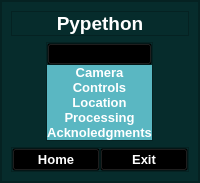
     <widget class="QFrame" name="slide_menu_container">
      <property name="maximumSize">
       <size>
        <width>100000</width>
        <height>16777215</height>
       </size>
      </property>
      <property name="styleSheet">
       <string notr="true">background-color: rgb(6, 44, 44);</string>
      </property>
      <property name="frameShape">
       <enum>QFrame::StyledPanel</enum>
      </property>
      <property name="frameShadow">
       <enum>QFrame::Raised</enum>
      </property>
      <layout class="QHBoxLayout" name="horizontalLayout_2">
       <property name="spacing">
        <number>0</number>
       </property>
       <property name="leftMargin">
        <number>0</number>
       </property>
       <property name="topMargin">
        <number>0</number>
       </property>
       <property name="rightMargin">
        <number>0</number>
       </property>
       <property name="bottomMargin">
        <number>0</number>
       </property>
       <item>
        <widget class="QFrame" name="slide_menu">
         <property name="minimumSize">
          <size>
           <width>0</width>
           <height>0</height>
          </size>
         </property>
         <property name="frameShape">
          <enum>QFrame::StyledPanel</enum>
         </property>
         <property name="frameShadow">
          <enum>QFrame::Raised</enum>
         </property>
         <layout class="QVBoxLayout" name="verticalLayout_5">
          <item alignment="Qt::AlignTop">
           <widget class="QFrame" name="frame">
            <property name="frameShape">
             <enum>QFrame::StyledPanel</enum>
            </property>
            <property name="frameShadow">
             <enum>QFrame::Raised</enum>
            </property>
            <layout class="QHBoxLayout" name="horizontalLayout_6">
             <property name="spacing">
              <number>0</number>
             </property>
             <property name="leftMargin">
              <number>0</number>
             </property>
             <property name="topMargin">
              <number>0</number>
             </property>
             <property name="rightMargin">
              <number>0</number>
             </property>
             <property name="bottomMargin">
              <number>0</number>
             </property>
             <item>
              <widget class="QLabel" name="label_2">
               <property name="font">
                <font>
                 <pointsize>14</pointsize>
                 <weight>75</weight>
                 <bold>true</bold>
                </font>
               </property>
               <property name="styleSheet">
                <string notr="true">color:rgb(255, 255, 255)</string>
               </property>
               <property name="text">
                <string>Pypethon</string>
               </property>
               <property name="alignment">
                <set>Qt::AlignCenter</set>
               </property>
              </widget>
             </item>
            </layout>
           </widget>
          </item>
          <item alignment="Qt::AlignHCenter">
           <widget class="QFrame" name="frame_6">
            <property name="sizePolicy">
             <sizepolicy hsizetype="Preferred" vsizetype="Expanding">
              <horstretch>0</horstretch>
              <verstretch>0</verstretch>
             </sizepolicy>
            </property>
            <property name="frameShape">
             <enum>QFrame::StyledPanel</enum>
            </property>
            <property name="frameShadow">
             <enum>QFrame::Raised</enum>
            </property>
            <layout class="QVBoxLayout" name="verticalLayout_6">
             <property name="spacing">
              <number>0</number>
             </property>
             <property name="leftMargin">
              <number>0</number>
             </property>
             <property name="topMargin">
              <number>0</number>
             </property>
             <property name="rightMargin">
              <number>0</number>
             </property>
             <property name="bottomMargin">
              <number>0</number>
             </property>
             <item>
              <widget class="QPushButton" name="pushButton_6">
               <property name="styleSheet">
                <string notr="true">background-color:transparent;</string>
               </property>
               <property name="text">
                <string/>
               </property>
               <property name="icon">
                <iconset>
                 <normaloff>../../../../Downloads/logo_pucp.png</normaloff>../../../../Downloads/logo_pucp.png</iconset>
               </property>
               <property name="iconSize">
                <size>
                 <width>200</width>
                 <height>70</height>
                </size>
               </property>
              </widget>
             </item>
             <item>
              <widget class="QPushButton" name="btn_camara">
               <property name="font">
                <font>
                 <pointsize>10</pointsize>
                 <weight>75</weight>
                 <bold>true</bold>
                </font>
               </property>
               <property name="styleSheet">
                <string notr="true">border: none;
    border-radius: 10px;
background-color: rgb(90,183, 194);
radius: 10px;
color: rgb(255, 255, 255);</string>
               </property>
               <property name="text">
                <string>Camera</string>
               </property>
               <property name="icon">
                <iconset>
                 <normaloff>Iconos/icons8-videocámara-pro-48.png</normaloff>Iconos/icons8-videocámara-pro-48.png</iconset>
               </property>
               <property name="iconSize">
                <size>
                 <width>45</width>
                 <height>45</height>
                </size>
               </property>
              </widget>
             </item>
             <item>
              <widget class="QPushButton" name="btn_control">
               <property name="font">
                <font>
                 <pointsize>10</pointsize>
                 <weight>75</weight>
                 <bold>true</bold>
                </font>
               </property>
               <property name="styleSheet">
                <string notr="true">border: none;
    border-radius: 10px;
background-color: rgb(90,183, 194);
radius: 10px;
color: rgb(255, 255, 255);</string>
               </property>
               <property name="text">
                <string>Controls</string>
               </property>
               <property name="icon">
                <iconset>
                 <normaloff>Iconos/icons8-control-64.png</normaloff>Iconos/icons8-control-64.png</iconset>
               </property>
               <property name="iconSize">
                <size>
                 <width>45</width>
                 <height>45</height>
                </size>
               </property>
              </widget>
             </item>
             <item>
              <widget class="QPushButton" name="btn_posicion">
               <property name="font">
                <font>
                 <pointsize>10</pointsize>
                 <weight>75</weight>
                 <bold>true</bold>
                </font>
               </property>
               <property name="styleSheet">
                <string notr="true">border: none;
    border-radius: 10px;
background-color: rgb(90,183, 194);
radius: 10px;
color: rgb(255, 255, 255);</string>
               </property>
               <property name="text">
                <string>Location</string>
               </property>
               <property name="icon">
                <iconset>
                 <normaloff>Iconos/icons8-location-48.png</normaloff>Iconos/icons8-location-48.png</iconset>
               </property>
               <property name="iconSize">
                <size>
                 <width>45</width>
                 <height>45</height>
                </size>
               </property>
              </widget>
             </item>
             <item>
              <widget class="QPushButton" name="btn_archivos">
               <property name="font">
                <font>
                 <pointsize>10</pointsize>
                 <weight>75</weight>
                 <bold>true</bold>
                </font>
               </property>
               <property name="styleSheet">
                <string notr="true">border: none;
    border-radius: 10px;
background-color: rgb(90,183, 194);
radius: 10px;
color: rgb(255, 255, 255);</string>
               </property>
               <property name="text">
                <string>Processing</string>
               </property>
               <property name="icon">
                <iconset>
                 <normaloff>Iconos/Processing.png</normaloff>Iconos/Processing.png</iconset>
               </property>
               <property name="iconSize">
                <size>
                 <width>45</width>
                 <height>45</height>
                </size>
               </property>
              </widget>
             </item>
             <item>
              <widget class="QPushButton" name="btn_angulo">
               <property name="font">
                <font>
                 <pointsize>10</pointsize>
                 <weight>75</weight>
                 <bold>true</bold>
                </font>
               </property>
               <property name="styleSheet">
                <string notr="true">border: none;
    border-radius: 10px;
background-color: rgb(90,183, 194);
radius: 10px;
color: rgb(255, 255, 255);</string>
               </property>
               <property name="text">
                <string>Acknoledgments</string>
               </property>
               <property name="icon">
                <iconset>
                 <normaloff>Iconos/icons8-rezar-50.png</normaloff>Iconos/icons8-rezar-50.png</iconset>
               </property>
               <property name="iconSize">
                <size>
                 <width>45</width>
                 <height>45</height>
                </size>
               </property>
              </widget>
             </item>
            </layout>
           </widget>
          </item>
          <item alignment="Qt::AlignBottom">
           <widget class="QFrame" name="frame_8">
            <property name="frameShape">
             <enum>QFrame::StyledPanel</enum>
            </property>
            <property name="frameShadow">
             <enum>QFrame::Raised</enum>
            </property>
            <layout class="QHBoxLayout" name="horizontalLayout_7">
             <property name="spacing">
              <number>0</number>
             </property>
             <property name="leftMargin">
              <number>0</number>
             </property>
             <property name="topMargin">
              <number>0</number>
             </property>
             <property name="rightMargin">
              <number>0</number>
             </property>
             <property name="bottomMargin">
              <number>0</number>
             </property>
             <item>
              <widget class="QPushButton" name="btn_reset">
               <property name="font">
                <font>
                 <pointsize>10</pointsize>
                 <weight>75</weight>
                 <bold>true</bold>
                </font>
               </property>
               <property name="styleSheet">
                <string notr="true">background-color: transparent;
color: rgb(255, 255, 255);</string>
               </property>
               <property name="text">
                <string>Home</string>
               </property>
               <property name="icon">
                <iconset>
                 <normaloff>Iconos/icons8-casa-48.png</normaloff>Iconos/icons8-casa-48.png</iconset>
               </property>
               <property name="iconSize">
                <size>
                 <width>40</width>
                 <height>40</height>
                </size>
               </property>
              </widget>
             </item>
             <item>
              <widget class="QPushButton" name="btn_exit">
               <property name="font">
                <font>
                 <pointsize>10</pointsize>
                 <weight>75</weight>
                 <bold>true</bold>
                </font>
               </property>
               <property name="styleSheet">
                <string notr="true">background-color: transparent;
color: rgb(255, 255, 255);</string>
               </property>
               <property name="text">
                <string>Exit</string>
               </property>
               <property name="icon">
                <iconset>
                 <normaloff>Iconos/icons8-salida-de-emergencia-48.png</normaloff>Iconos/icons8-salida-de-emergencia-48.png</iconset>
               </property>
               <property name="iconSize">
                <size>
                 <width>40</width>
                 <height>40</height>
                </size>
               </property>
              </widget>
             </item>
            </layout>
           </widget>
          </item>
         </layout>
        </widget>
       </item>
      </layout>
     </widget>
